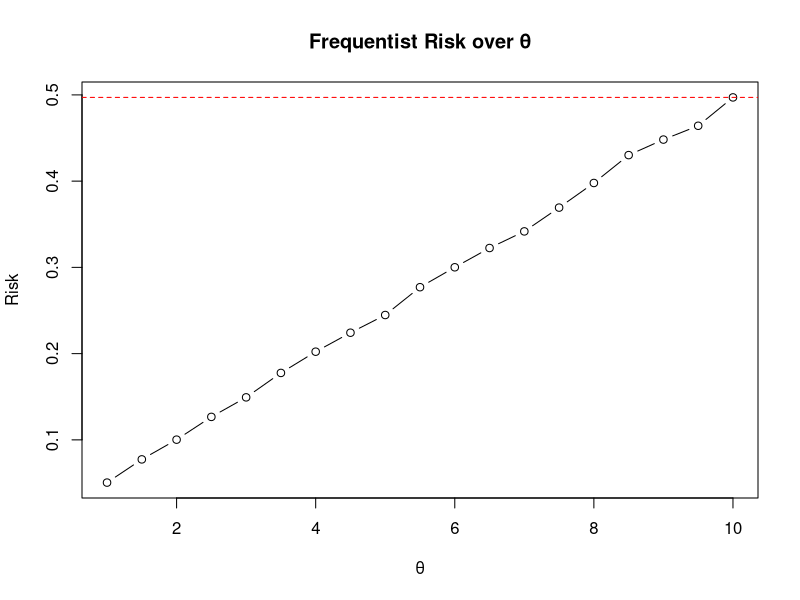

This figure's R source:
# parameter is known 
theta <- 5
# sample size
n <- 20
# simulation size
M <- 10000
# squared error loss
L <- function(theta, alpha_x){
  return((theta - alpha_x)^2)
}
# DGP is poisson
DGP <- function(theta) {
  return(rpois(n, theta))
}
# estimator
alpha <- function(x){
  return(mean(x))
}
# loss simulation
simulate_risk <- function(theta, M = 100) {
  losses <- numeric(M)
  for (m in 1:M) {
    x <- DGP(theta)
    estimate <- alpha(x)
    losses[m] <- L(theta, estimate)
  }
  mean(losses)
}
# then do one run 
risk_estimate <- simulate_risk(theta, M)

# evaluate minimaxity
# Define grid of theta values in your parameter space
theta_grid <- seq(1, 10, by = 0.5)

# Compute the risk at each theta
risks <- sapply(theta_grid, simulate_risk, M = 10000)

# Max risk among them
max_risk <- max(risks)
print(max_risk)

# Optional: visualize
plot(theta_grid, risks, type = "b", main = "Frequentist Risk over θ", xlab = "θ", ylab = "Risk")
abline(h = max_risk, col = "red", lty = 2)